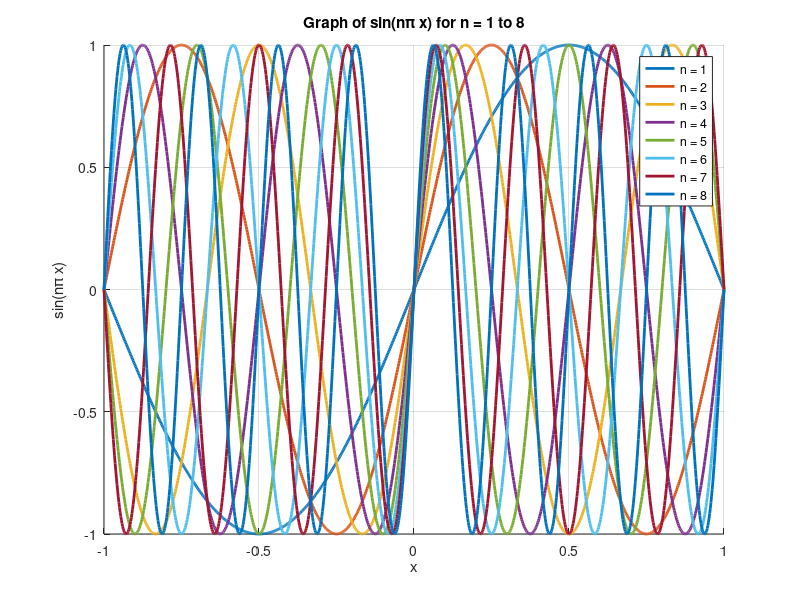

Source code (MATLAB):
% Define the range of x values
x = linspace(-1, 1, 1000); % 1000 points between -1 and 1

% Plot sine functions for n = 1 to 8
figure; % Create a new figure
hold on; % Hold the plot so that multiple curves can be plotted on the same axis
for n = 1:8
    y = sin(n * pi * x); % Calculate sin(n * pi * x) for the given x values
    plot(x, y, 'linewidth', 2); % Plot the sine function
end

% Add title and labels
title('Graph of sin(n\pi x) for n = 1 to 8');
xlabel('x');
ylabel('sin(n\pi x)');

% Add legend
legend('n = 1', 'n = 2', 'n = 3', 'n = 4', 'n = 5', 'n = 6', 'n = 7', 'n = 8');

% Add grid
grid on;

% Hold off to stop plotting on the same axis
hold off;
